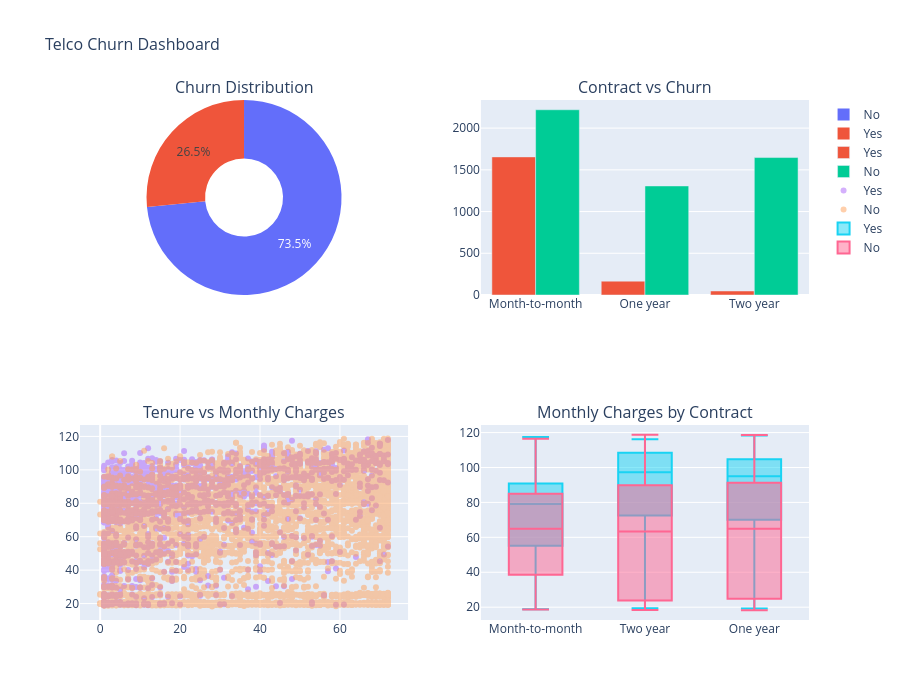

Source (notebook cell):
### Code cell
from plotly.subplots import make_subplots
import plotly.graph_objects as go

fig = make_subplots(
    rows=2, cols=2,
    subplot_titles=['Churn Distribution',
                    'Contract vs Churn',
                    'Tenure vs Monthly Charges',
                    'Monthly Charges by Contract'],
    specs=[[{'type':'domain'}, {'type':'xy'}],   # domain = pie chart
           [{'type':'xy'},     {'type':'xy'}]])   # xy = normal charts

# Chart 1 — Pie
churn_counts = df['Churn'].value_counts()
fig.add_trace(go.Pie(labels=churn_counts.index,
                     values=churn_counts.values,
                     hole=0.4), row=1, col=1)

# Chart 2 — Bar
contract_churn = df.groupby(['Contract','Churn']).size().reset_index(name='count')
for churn_val in ['Yes', 'No']:
    data = contract_churn[contract_churn['Churn']==churn_val]
    fig.add_trace(go.Bar(name=churn_val,
                         x=data['Contract'],
                         y=data['count']), row=1, col=2)

# Chart 3 — Scatter
for churn_val in ['Yes', 'No']:
    data = df[df['Churn']==churn_val]
    fig.add_trace(go.Scatter(x=data['tenure'],
                             y=data['MonthlyCharges'],
                             mode='markers',
                             name=churn_val,
                             opacity=0.5), row=2, col=1)

# Chart 4 — Box
for churn_val in ['Yes', 'No']:
    data = df[df['Churn']==churn_val]
    fig.add_trace(go.Box(x=data['Contract'],
                         y=data['MonthlyCharges'],
                         name=churn_val), row=2, col=2)

fig.update_layout(height=700,
                  title_text='Telco Churn Dashboard',
                  title_font_size=16)
fig.show()

### Figure 1 — Plotly figure (JSON) as saved in the notebook; plotly's stock layout.template omitted (floating-point values rounded to 4 significant figures; data arrays with more than 128 entries replaced by an {"elided": "..."} marker saying what was removed)
{"data": [{"domain": {"x": [0, 0.45], "y": [0.625, 1]}, "hole": 0.4, "labels": ["No", "Yes"], "type": "pie", "values": [5174, 1869]}, {"name": "Yes", "type": "bar", "x": ["Month-to-month", "One year", "Two year"], "xaxis": "x", "y": [1655, 166, 48], "yaxis": "y"}, {"name": "No", "type": "bar", "x": ["Month-to-month", "One year", "Two year"], "xaxis": "x", "y": [2220, 1307, 1647], "yaxis": "y"}, {"mode": "markers", "name": "Yes", "opacity": 0.5, "type": "scatter", "x": {"elided": "1869 int values"}, "xaxis": "x2", "y": {"elided": "1869 float values"}, "yaxis": "y2"}, {"mode": "markers", "name": "No", "opacity": 0.5, "type": "scatter", "x": {"elided": "5174 int values"}, "xaxis": "x2", "y": {"elided": "5174 float values"}, "yaxis": "y2"}, {"name": "Yes", "type": "box", "x": {"elided": "1869 str values"}, "xaxis": "x3", "y": {"elided": "1869 float values"}, "yaxis": "y3"}, {"name": "No", "type": "box", "x": {"elided": "5174 str values"}, "xaxis": "x3", "y": {"elided": "5174 float values"}, "yaxis": "y3"}], "layout": {"annotations": [{"font": {"size": 16}, "showarrow": false, "text": "Churn Distribution", "x": 0.225, "xanchor": "center", "xref": "paper", "y": 1, "yanchor": "bottom", "yref": "paper"}, {"font": {"size": 16}, "showarrow": false, "text": "Contract vs Churn", "x": 0.775, "xanchor": "center", "xref": "paper", "y": 1, "yanchor": "bottom", "yref": "paper"}, {"font": {"size": 16}, "showarrow": false, "text": "Tenure vs Monthly Charges", "x": 0.225, "xanchor": "center", "xref": "paper", "y": 0.375, "yanchor": "bottom", "yref": "paper"}, {"font": {"size": 16}, "showarrow": false, "text": "Monthly Charges by Contract", "x": 0.775, "xanchor": "center", "xref": "paper", "y": 0.375, "yanchor": "bottom", "yref": "paper"}], "height": 700, "title": {"font": {"size": 16}, "text": "Telco Churn Dashboard"}, "xaxis": {"anchor": "y", "domain": [0.55, 1]}, "xaxis2": {"anchor": "y2", "domain": [0, 0.45]}, "xaxis3": {"anchor": "y3", "domain": [0.55, 1]}, "yaxis": {"anchor": "x", "domain": [0.625, 1]}, "yaxis2": {"anchor": "x2", "domain": [0, 0.375]}, "yaxis3": {"anchor": "x3", "domain": [0, 0.375]}}}
